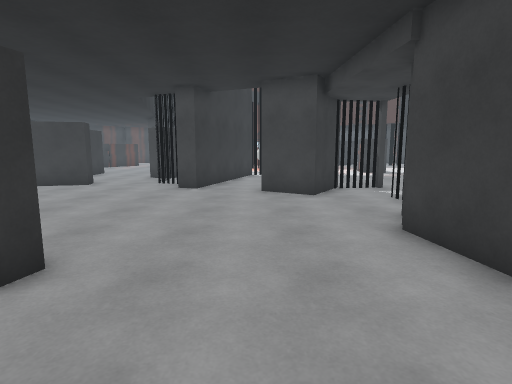
view 1 (above)

20 first-person views from a walk through a scene from a Unity 3-D project. The camera is 1.5 m above the floor, tilts 8° down and sees 80° across. The floor is counted in squares, 1 m on a side. Each view is taken from the middle of a square. On the plan, view 1 faces up. The plan holds only what a view shows up to about 15 squares ahead; the rest is blank. The place goes on beyond the plan. The player character is not drawn. Some surface patterns are stand-ins.

view 2
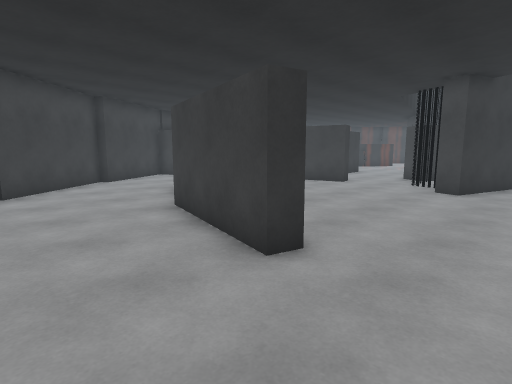

view 3
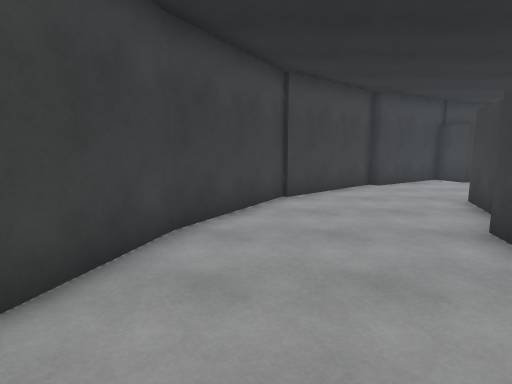

view 4
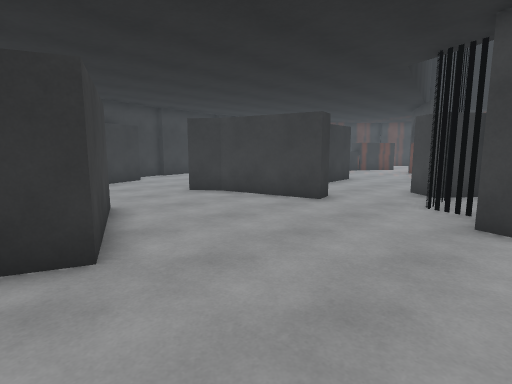

view 5
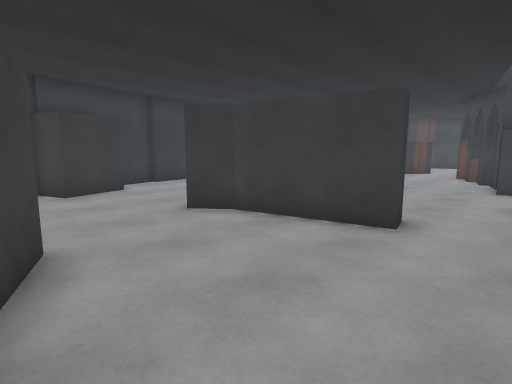

view 6
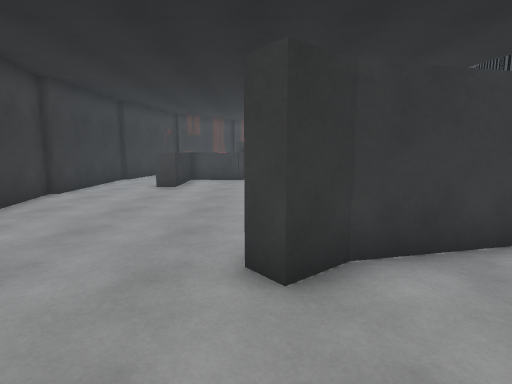

view 7
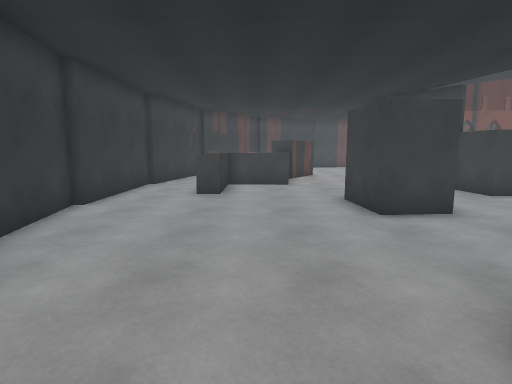

view 8
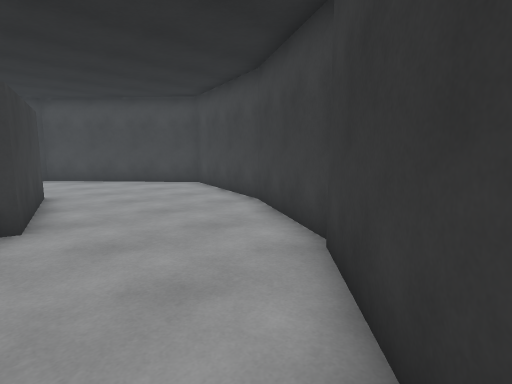

view 9
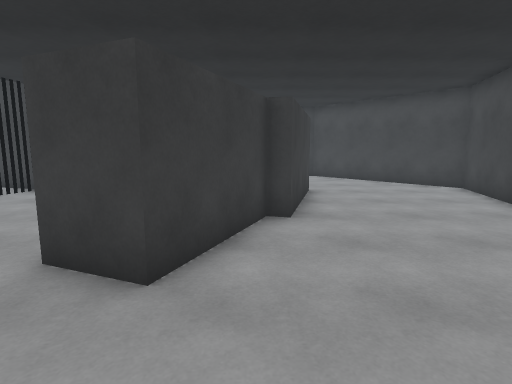

view 10
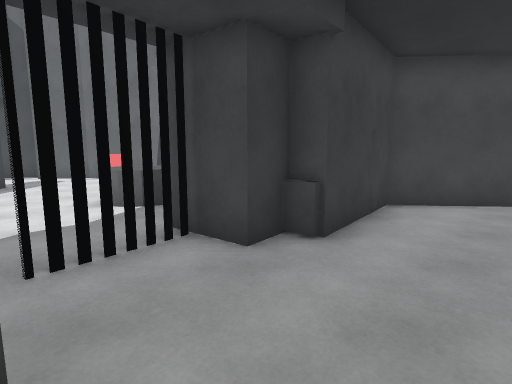

view 11
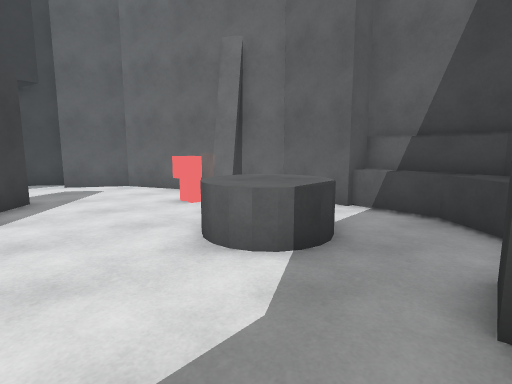

view 12
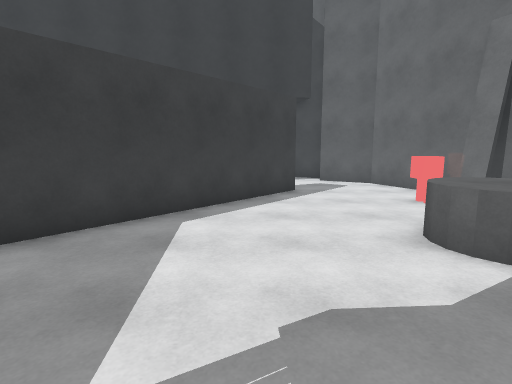

view 13
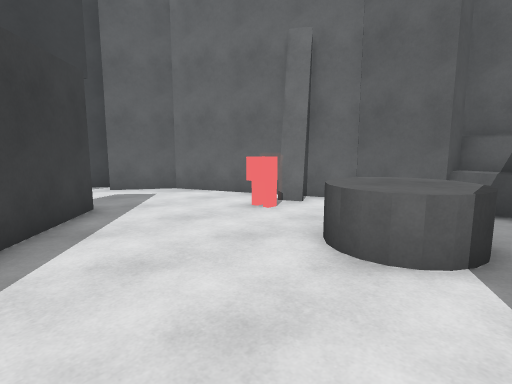

view 14
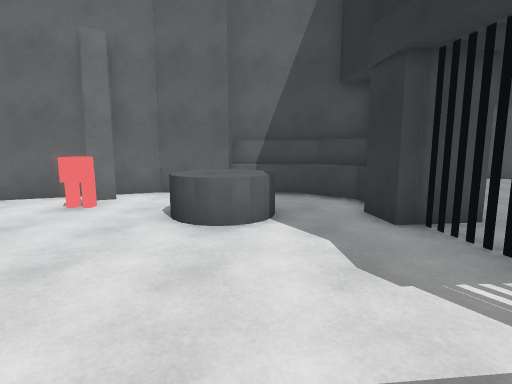

view 15
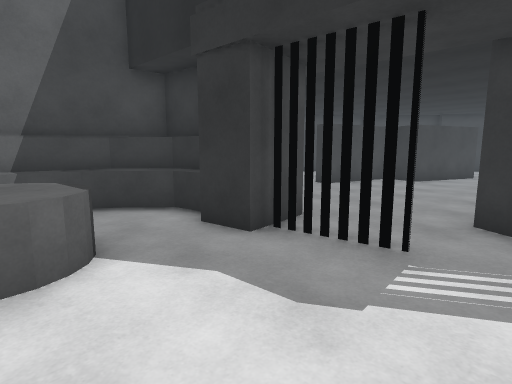

view 16
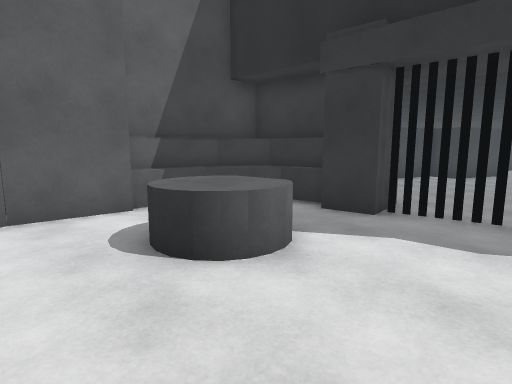

view 17
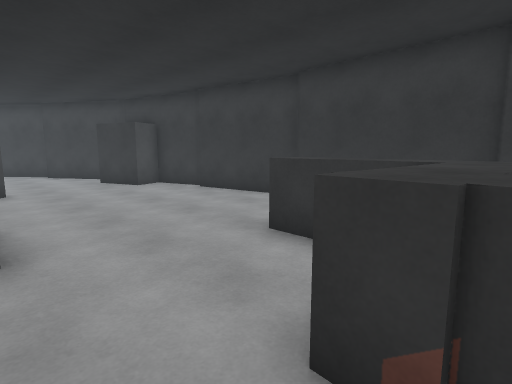

view 18
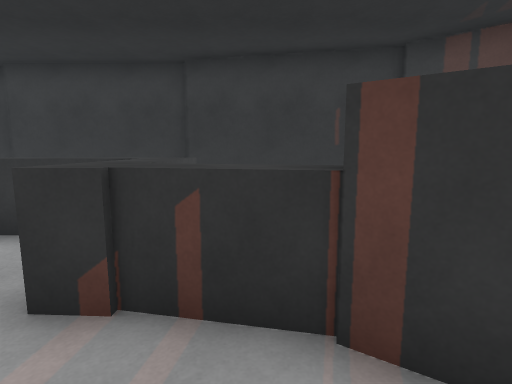

view 19
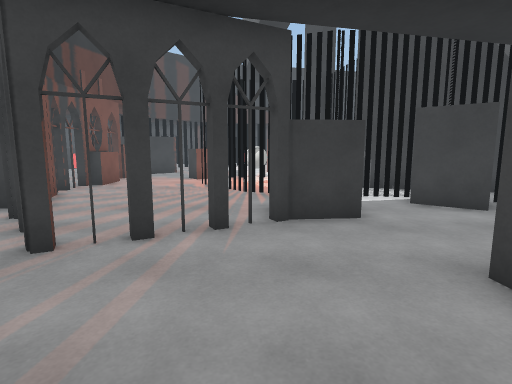

view 20
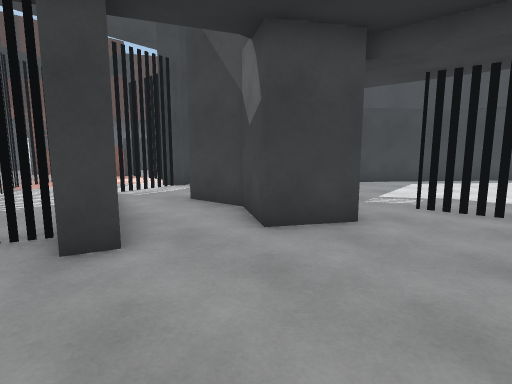

### Floor plan
Key: @ floor where view 1 was taken; # wall or solid block; . floor; = window, fence, low wall or low ledge; ^ raised ledge; B block; A arch; C cylinder; O other object.
Columns run from 19 left of view 1 to 21 right of it. Each row starts with its distance up from view 1.
 26  #    ##  .A ........
 25  #    ^...AA.........
 24 ##. ^^^....A.......=
 23 #..^^^^.....A....==..
 22 #..^^.......A....=.OO.
 21 #..^^.......ABB      .
 20 #............BB =.  ..
 19 #.......BB...... .  .##
 18 #.......BB.....#=.#===#
 17 #.......BB....#=..#...
 16 #.............#=.##...
 15 ##.............=.##.#
 14 ##........  ...=.#..#  ... .##
 13  #......  ##...==#..#  ......##
 12  #.....####.....##..###==.....##
 11  #BB................###........##
 10    B.................#..........###
  9   #B...................=..........#
  8   #.....................=...............#
  7   ##.....###...........##..CC.........###
  6    ##....####.........###..CCC.......##
  5     #......##.........##^..CCC.OO...##
  4     ##......#####.....##^.......#.###
  3      ##........##.....##^^^....####
  2       ##..............##########
  1        #.............##       #
  0        ###.........@##
 -1          ###.......##
 -2            ####...##
 -3               #####

Where each view was taken, in squares from view 1:
view 1: 0 up, 0 right, facing up
view 2: 0 up, 0 right, facing up-left
view 3: 0 up, 2 left, facing left
view 4: 5 up, 2 left, facing up-left
view 5: 7 up, 5 left, facing up-left
view 6: 8 up, 12 left, facing up
view 7: 10 up, 14 left, facing up
view 8: 5 up, 14 left, facing down-right
view 9: 5 up, 14 left, facing right
view 10: 10 up, 0 right, facing down-right
view 11: 10 up, 5 right, facing down-right
view 12: 10 up, 4 right, facing right
view 13: 11 up, 7 right, facing down-right
view 14: 13 up, 8 right, facing down
view 15: 11 up, 9 right, facing down-left
view 16: 10 up, 12 right, facing down-left
view 17: 24 up, 11 left, facing down-left
view 18: 25 up, 10 left, facing left
view 19: 22 up, 13 left, facing right
view 20: 7 up, 4 left, facing up-right
